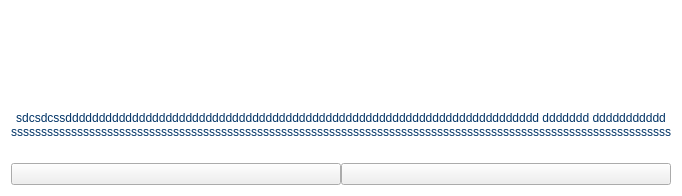
<?xml version="1.0" encoding="UTF-8"?>
<ui version="4.0">
 <class>Form</class>
 <widget class="QWidget" name="Form">
  <property name="geometry">
   <rect>
    <x>0</x>
    <y>0</y>
    <width>193</width>
    <height>196</height>
   </rect>
  </property>
  <property name="minimumSize">
   <size>
    <width>0</width>
    <height>0</height>
   </size>
  </property>
  <property name="maximumSize">
   <size>
    <width>16777215</width>
    <height>16777215</height>
   </size>
  </property>
  <property name="windowTitle">
   <string>Form</string>
  </property>
  <property name="styleSheet">
   <string notr="true">#Form{
	background-color: transparent;

}
</string>
  </property>
  <layout class="QVBoxLayout" name="verticalLayout">
   <property name="spacing">
    <number>0</number>
   </property>
   <property name="leftMargin">
    <number>0</number>
   </property>
   <property name="topMargin">
    <number>0</number>
   </property>
   <property name="rightMargin">
    <number>0</number>
   </property>
   <property name="bottomMargin">
    <number>0</number>
   </property>
   <item>
    <widget class="QFrame" name="frame">
     <property name="maximumSize">
      <size>
       <width>16777215</width>
       <height>16777215</height>
      </size>
     </property>
     <property name="styleSheet">
      <string notr="true">#frame{
background-color:transparent;
}</string>
     </property>
     <property name="frameShape">
      <enum>QFrame::Shape::StyledPanel</enum>
     </property>
     <property name="frameShadow">
      <enum>QFrame::Shadow::Raised</enum>
     </property>
     <layout class="QGridLayout" name="gridLayout" rowminimumheight="4,4,1">
      <property name="leftMargin">
       <number>10</number>
      </property>
      <property name="topMargin">
       <number>10</number>
      </property>
      <property name="rightMargin">
       <number>10</number>
      </property>
      <property name="bottomMargin">
       <number>10</number>
      </property>
      <property name="spacing">
       <number>0</number>
      </property>
      <item row="0" column="0" colspan="2">
       <widget class="QLabel" name="label">
        <property name="minimumSize">
         <size>
          <width>0</width>
          <height>75</height>
         </size>
        </property>
        <property name="maximumSize">
         <size>
          <width>16777215</width>
          <height>75</height>
         </size>
        </property>
        <property name="text">
         <string/>
        </property>
        <property name="pixmap">
         <pixmap>resources/images/pdf-text-file-svgrepo-com.svg</pixmap>
        </property>
        <property name="scaledContents">
         <bool>true</bool>
        </property>
       </widget>
      </item>
      <item row="2" column="1">
       <widget class="QPushButton" name="btnBorrar">
        <property name="text">
         <string/>
        </property>
        <property name="icon">
         <iconset>
          <normaloff>resources/images/delete-1487-svgrepo-comR.svg</normaloff>resources/images/delete-1487-svgrepo-comR.svg</iconset>
        </property>
        <property name="iconSize">
         <size>
          <width>20</width>
          <height>20</height>
         </size>
        </property>
       </widget>
      </item>
      <item row="2" column="0">
       <widget class="QPushButton" name="btnVer">
        <property name="styleSheet">
         <string notr="true">color: rgb(0, 51, 102);</string>
        </property>
        <property name="text">
         <string/>
        </property>
        <property name="icon">
         <iconset>
          <normaloff>resources/images/read-svgrepo-com.svg</normaloff>resources/images/read-svgrepo-com.svg</iconset>
        </property>
        <property name="iconSize">
         <size>
          <width>20</width>
          <height>20</height>
         </size>
        </property>
       </widget>
      </item>
      <item row="1" column="0" colspan="2">
       <widget class="QLabel" name="nombre">
        <property name="styleSheet">
         <string notr="true">color: rgb(0, 51, 102);
font: 600 8pt &quot;Segoe UI&quot;;</string>
        </property>
        <property name="text">
         <string>sdcsdcssddddddddddddddddddddddddddddddddddddddddddddddddddddddddddddddddddddddd ddddddd ddddddddddd  ssssssssssssssssssssssssssssssssssssssssssssssssssssssssssssssssssssssssssssssssssssssssssssssssssssssssssssss </string>
        </property>
        <property name="alignment">
         <set>Qt::AlignmentFlag::AlignCenter</set>
        </property>
        <property name="wordWrap">
         <bool>true</bool>
        </property>
       </widget>
      </item>
     </layout>
    </widget>
   </item>
  </layout>
 </widget>
 <resources>
  <include location="../resources/resource.qrc"/>
 </resources>
 <connections/>
</ui>
